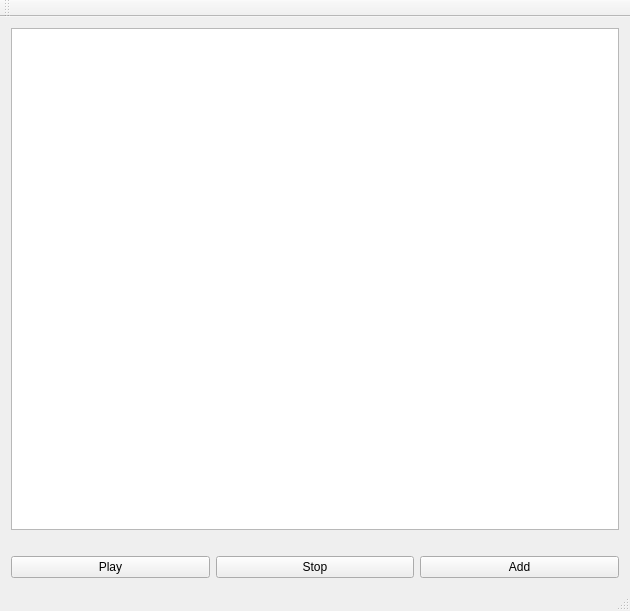
<?xml version="1.0" encoding="UTF-8"?>
<ui version="4.0">
 <class>MainWindow</class>
 <widget class="QMainWindow" name="MainWindow">
  <property name="geometry">
   <rect>
    <x>0</x>
    <y>0</y>
    <width>630</width>
    <height>611</height>
   </rect>
  </property>
  <property name="windowTitle">
   <string>MainWindow</string>
  </property>
  <widget class="QWidget" name="centralWidget">
   <layout class="QGridLayout" name="gridLayout">
    <item row="2" column="0">
     <layout class="QHBoxLayout" name="horizontalLayout">
      <item>
       <widget class="QPushButton" name="Play">
        <property name="text">
         <string>Play</string>
        </property>
       </widget>
      </item>
      <item>
       <widget class="QPushButton" name="Stop">
        <property name="text">
         <string>Stop</string>
        </property>
       </widget>
      </item>
      <item>
       <widget class="QPushButton" name="Add">
        <property name="text">
         <string>Add</string>
        </property>
       </widget>
      </item>
     </layout>
    </item>
    <item row="0" column="0">
     <widget class="QListWidget" name="files"/>
    </item>
    <item row="1" column="0">
     <widget class="QLabel" name="label">
      <property name="text">
       <string/>
      </property>
     </widget>
    </item>
   </layout>
  </widget>
  <widget class="QMenuBar" name="menuBar">
   <property name="geometry">
    <rect>
     <x>0</x>
     <y>0</y>
     <width>630</width>
     <height>20</height>
    </rect>
   </property>
  </widget>
  <widget class="QToolBar" name="mainToolBar">
   <attribute name="toolBarArea">
    <enum>TopToolBarArea</enum>
   </attribute>
   <attribute name="toolBarBreak">
    <bool>false</bool>
   </attribute>
  </widget>
  <widget class="QStatusBar" name="statusBar"/>
 </widget>
 <layoutdefault spacing="6" margin="11"/>
 <resources/>
 <connections/>
</ui>
